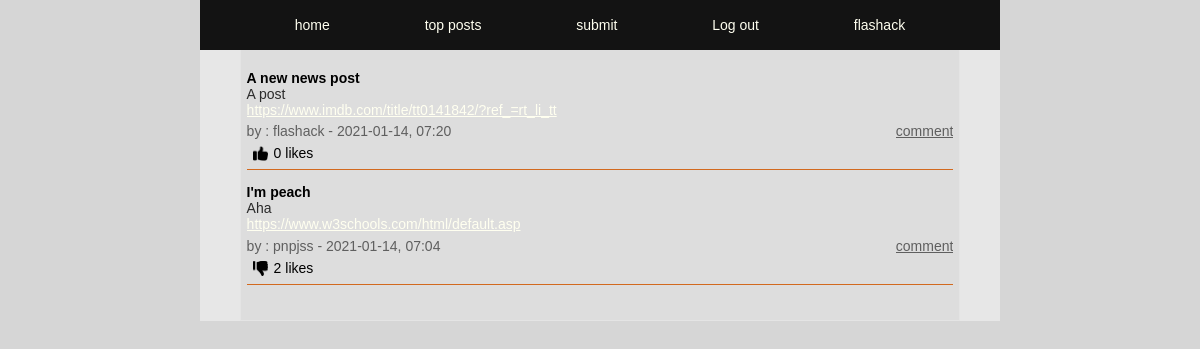
The page /index.php (signed in) on the database as committed earlier.
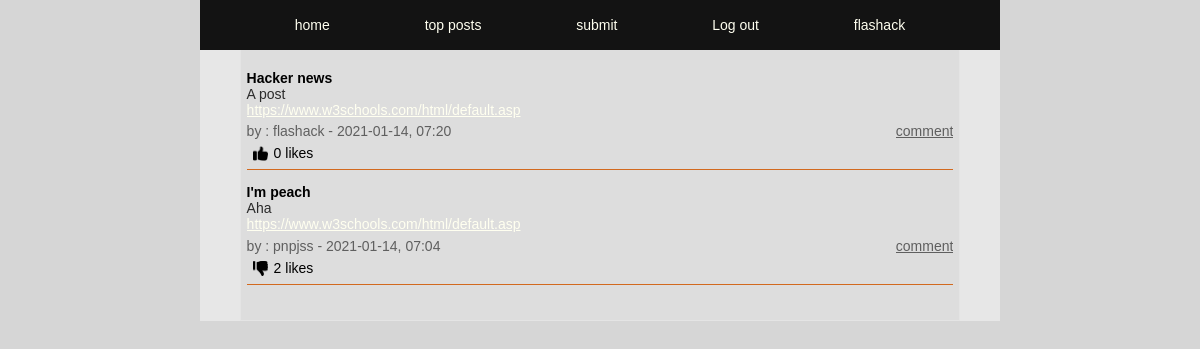
The same page on the database as committed later.
### tables this page shows
CREATE TABLE posts (
id INTEGER PRIMARY KEY AUTOINCREMENT,
title TEXT,
user_id INTEGER,
url TEXT,
description TEXT,
post_date DATETIME);

CREATE TABLE users (
id INTEGER PRIMARY KEY AUTOINCREMENT,
username TEXT NOT NULL UNIQUE,
email TEXT NOT NULL UNIQUE,
firstname TEXT NOT NULL,
lastname TEXT NOT NULL,
passwd TEXT NOT NULL, 
biography TEXT, 
avatar TEXT);

### app/functions.php (called while the page is built, shortened)
<?php
function getLikes($pdo, $postId)
{
    $query = "SELECT COUNT(*) FROM upvotes WHERE post_id = :post_id";
    $statement = $pdo->prepare($query);
    $statement->bindParam(':post_id', $postId, PDO::PARAM_STR);
    $statement->execute();
    $likeCount = $statement->fetch(PDO::FETCH_ASSOC);
    return $likeCount;
}
function likeCheck($pdo, $likePostId, $userId)
{
    $query = "SELECT COUNT(*) FROM upvotes WHERE post_id = :post_id AND user_id = :user_id";
    $statement = $pdo->prepare($query);
    $statement->bindParam(':post_id', $likePostId, PDO::PARAM_STR);
    $statement->bindParam(':user_id', $userId, PDO::PARAM_STR);
    $statement->execute();
    $likeCheck = $statement->fetch(PDO::FETCH_ASSOC);
    if ($likeCheck['COUNT(*)'] > 0) {
        $likeCheck = $likeCheck['COUNT(*)'];
        return $likeCheck;
    }
}

### index.php (the view, shortened to what this page needs)
<?php
require __DIR__ . ('/app/views/header.php');
require __DIR__ . ('/app/autoload.php');
require __DIR__ . ('/app/views/nav.php');
if (isset($_GET['top-posts'])) {
    $posts = getMostLiked($pdo);
} else {
    $statement = $pdo->query('SELECT posts.*, users.username FROM users INNER JOIN posts ON posts.user_id = users.id ORDER BY post_date DESC');
    $posts = $statement->fetchAll(PDO::FETCH_ASSOC);
}
if (isset($_SESSION['user'])) {
    $userId = $_SESSION['user']['id'];
}
?>
<main>
    <section>
        <article class="index-container">
            <?php foreach ($posts as $post) : ?>
                <?php $postId = $post['id']; ?>
                <?php $likeCount = getLikes($pdo, $postId); ?>
                <?php if (isset($userId)) : ?>
                    <?php $likeCheck = likeCheck($pdo, $postId, $userId); ?>
                <?php endif; ?>
                <div class="index-title">
                    <h4> <?= $post['title']; ?> </h4>
                </div>
                <div class="index-description">
                    <p><?= $post['description'] ?></p>
                </div>
                <div class="index-url">
                    <a href="<?= $post['url']; ?>"><?= $post['url']; ?></a>
                </div>
                <div class="index-poster-info">
                    <p><?= "by : " . $post['username'] . " - " . $post['post_date']; ?></p>
                    <a href="comments.php?id=<?= $post['id'] ?>&title=<?= $post['title'] ?>">comment</a>
                </div>
                <div class="index-poster-likes">
                    <?php if (isset($_SESSION['user'])) : ?>
                        <?php if (isset($likeCheck)) : ?>
                            <form action="/app/posts/dislike.php" method="post">
                                <button type="submit"><img src="/app/images/dislike.png" height="15px" width="15px" alt=""></button>
                            </form>
                        <?php elseif (!$likeCheck) : ?>
                            <form action="/app/posts/like.php" method="post">
                                <button type="submit"><img src="/app/images/likes.png" height=15px width="15px" alt=""></button>
                            </form>
                        <?php endif; ?>
                    <?php endif; ?>
                    <?= $likeCount['COUNT(*)'] . ' likes ' ?>
                </div>
            <?php endforeach; ?>
        </article>
    </section>
</main>
<?php require __DIR__ . ('/app/views/nav.php'); ?>

### app/views/header.php (shortened to what this page needs)
<!DOCTYPE html>
<html lang="en">
<head>
    <link rel="stylesheet" href="/app/assets/style.css">
    <link rel="stylesheet" href="/app/assets/login.css">
    <link rel="stylesheet" href="/app/assets/settings.css">
    <link rel="stylesheet" href="/app/assets/index.css">
    <link rel="stylesheet" href="/app/assets/comments.css">
    <link rel="stylesheet" href="/app/assets/comment-edit.css">
    <link rel="stylesheet" href="/app/assets/submit.css">
    <link rel="stylesheet" href="/app/assets/register.css">
    <link rel="stylesheet" href="/app/assets/nav.css">
    <link rel="stylesheet" href="/app/assets/update.css">
</head>
<body>

### app/views/nav.php (shortened to what this page needs)
<nav>
    <ul>
        <li><a href="/../../index.php?latest">home</a></li>
        <li><a href="/../../index.php?top-posts">top posts</a></li>
        <li><a href="/../../submit.php">submit</a></li>
        <?php if (isset($_SESSION['user'])) : ?>
            <li><a href="/app/users/logout.php"> Log out</a> </li>
        <?php endif; ?>
        <?php if (isset($_SESSION['user'])) : ?>
            <li><a href="<?= '/../../settings.php?user=' . $_SESSION['user']['username'];  ?>"><?= $_SESSION['user']['username'] ?></a></li>
        <?php endif; ?>
    </ul>
</nav>

### app/assets/style.css (style rules this page uses)
* { box-sizing: border-box; margin: 0; font-family: Verdana, Geneva, Tahoma, sans-serif, Arial, Teko-regular; font-size: 14px; }
body { width: 100%; display: flex; justify-content: center; min-height: 100vh; width: 100%; position: absolute; margin-left: auto; margin-right: auto; background-color: rgb(214, 214, 214); }
a { color :ivory; }
main { display: flex; justify-content: center; height: 100%; width: 100%; background-color: #4e463a; max-width: 800px; }
section { display: flex; justify-content: center; width: 100% ; max-width: 800px; min-height:100% ; margin-top: 50px; background-color: rgb(231, 231, 231); flex-wrap: wrap; }

### app/assets/index.css (style rules this page uses)
.index-container { display: flex; width: 90%; height:auto; flex-wrap: wrap; background-color: rgb(221, 221, 221); border: 1px solid rgb(228, 228, 228); border-top: none; padding: 0.4rem ; padding-bottom: 2.5rem; }
.index-title { height : auto; width: 100%; margin-top: 1rem; }
.index-description { height : auto; word-break: break-all; width:90%; font-size: 16px; color: rgb(43, 43, 43); }
.index-url { width: 80%; overflow: hidden; text-overflow: ellipsis; white-space: nowrap; }
.index-poster-info { padding:0.4rem 0 0.4rem; display: flex; justify-content: space-between; height: auto; width: 100%; font-size: 14px; color: rgb(95, 95, 95); }
.index-poster-info a { color: rgb(95, 95, 95); overflow: hidden; text-overflow: ellipsis; white-space: nowrap; }
.index-poster-likes { display: flex; justify-content: flex-start; width: 100%; background-color: rgb(221, 221, 221); border: none; border-bottom: solid 1px chocolate; }
.index-poster-likes button { border: none; background-color: rgb(221, 221, 221); padding-bottom: 0.4rem; }

### app/assets/nav.css (style rules this page uses)
nav { display: flex; justify-content: space-evenly; align-items: center; background-color:#131313; color: ivory; width:100%; height: 50px; position: fixed; max-width: 800px; }
ul { display: flex; justify-content:space-evenly ; align-items: center; width: 100%; padding: 0; list-style: none; position: absolute; }
li { display: inline-block; cursor: pointer; }
nav a { text-decoration: none; }

Rows that differ between the two databases and show on the page:
changed posts "A post": title "A new news post" → "Hacker news"; url "https://www.imdb.com/title/tt0141842/?ref_=rt_li_tt" → "https://www.w3schools.com/html/default.asp"
